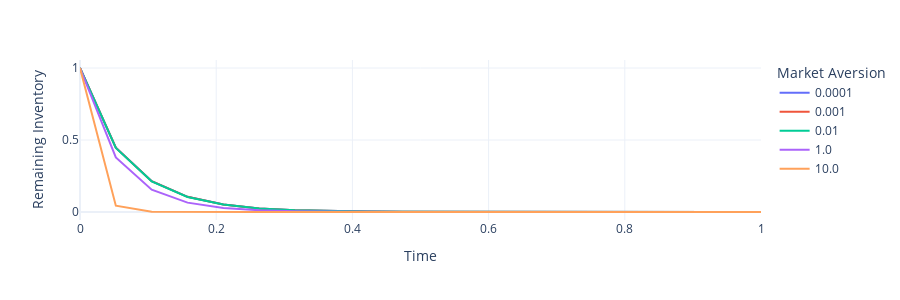

Notebook source saved alongside this figure:
### Code cell
plot_simulation_results(simulation_results)

### Figure 1 — Plotly figure (JSON) as saved in the notebook; plotly's stock layout.template omitted (floating-point values rounded to 4 significant figures)
{"data": [{"hovertemplate": "Market Aversion=0.0001<br>Time=%{x}<br>Remaining Inventory=%{y}<extra></extra>", "legendgroup": "0.0001", "line": {"color": "#636efa", "dash": "solid"}, "marker": {"symbol": "circle"}, "mode": "lines", "name": "0.0001", "orientation": "v", "showlegend": true, "type": "scatter", "x": [0, 0.05263, 0.1053, 0.1579, 0.2105, 0.2632, 0.3158, 0.3684, 0.4211, 0.4737, 0.5263, 0.5789, 0.6316, 0.6842, 0.7368, 0.7895, 0.8421, 0.8947, 0.9474, 1], "xaxis": "x", "y": [1, 0.4462, 0.2139, 0.1053, 0.05169, 0.02517, 0.01216, 0.005831, 0.002777, 0.001314, 0.000618, 0.0002887, 0.000134, 6.181e-05, 2.833e-05, 1.29e-05, 5.833e-06, 2.621e-06, 1.17e-06, 5.188e-07], "yaxis": "y"}, {"hovertemplate": "Market Aversion=0.001<br>Time=%{x}<br>Remaining Inventory=%{y}<extra></extra>", "legendgroup": "0.001", "line": {"color": "#EF553B", "dash": "solid"}, "marker": {"symbol": "circle"}, "mode": "lines", "name": "0.001", "orientation": "v", "showlegend": true, "type": "scatter", "x": [0, 0.05263, 0.1053, 0.1579, 0.2105, 0.2632, 0.3158, 0.3684, 0.4211, 0.4737, 0.5263, 0.5789, 0.6316, 0.6842, 0.7368, 0.7895, 0.8421, 0.8947, 0.9474, 1], "xaxis": "x", "y": [1, 0.4461, 0.2138, 0.1052, 0.05166, 0.02515, 0.01215, 0.005826, 0.002775, 0.001313, 0.0006173, 0.0002884, 0.0001338, 6.173e-05, 2.828e-05, 1.288e-05, 5.823e-06, 2.617e-06, 1.168e-06, 5.179e-07], "yaxis": "y"}, {"hovertemplate": "Market Aversion=0.01<br>Time=%{x}<br>Remaining Inventory=%{y}<extra></extra>", "legendgroup": "0.01", "line": {"color": "#00cc96", "dash": "solid"}, "marker": {"symbol": "circle"}, "mode": "lines", "name": "0.01", "orientation": "v", "showlegend": true, "type": "scatter", "x": [0, 0.05263, 0.1053, 0.1579, 0.2105, 0.2632, 0.3158, 0.3684, 0.4211, 0.4737, 0.5263, 0.5789, 0.6316, 0.6842, 0.7368, 0.7895, 0.8421, 0.8947, 0.9474, 1], "xaxis": "x", "y": [1, 0.4454, 0.2131, 0.1047, 0.05137, 0.02498, 0.01205, 0.005776, 0.002749, 0.001299, 0.0006104, 0.0002849, 0.0001321, 6.088e-05, 2.787e-05, 1.268e-05, 5.728e-06, 2.572e-06, 1.147e-06, 5.08e-07], "yaxis": "y"}, {"hovertemplate": "Market Aversion=1.0<br>Time=%{x}<br>Remaining Inventory=%{y}<extra></extra>", "legendgroup": "1.0", "line": {"color": "#ab63fa", "dash": "solid"}, "marker": {"symbol": "circle"}, "mode": "lines", "name": "1.0", "orientation": "v", "showlegend": true, "type": "scatter", "x": [0, 0.05263, 0.1053, 0.1579, 0.2105, 0.2632, 0.3158, 0.3684, 0.4211, 0.4737, 0.5263, 0.5789, 0.6316, 0.6842, 0.7368, 0.7895, 0.8421, 0.8947, 0.9474, 1], "xaxis": "x", "y": [1, 0.3789, 0.1554, 0.06502, 0.02726, 0.01135, 0.004696, 0.00193, 0.000788, 0.0003195, 0.0001287, 5.146e-05, 2.041e-05, 8.008e-06, 3.108e-06, 1.196e-06, 4.563e-07, 1.727e-07, 6.48e-08, 2.411e-08], "yaxis": "y"}, {"hovertemplate": "Market Aversion=10.0<br>Time=%{x}<br>Remaining Inventory=%{y}<extra></extra>", "legendgroup": "10.0", "line": {"color": "#FFA15A", "dash": "solid"}, "marker": {"symbol": "circle"}, "mode": "lines", "name": "10.0", "orientation": "v", "showlegend": true, "type": "scatter", "x": [0, 0.05263, 0.1053, 0.1579, 0.2105, 0.2632, 0.3158, 0.3684, 0.4211, 0.4737, 0.5263, 0.5789, 0.6316, 0.6842, 0.7368, 0.7895, 0.8421, 0.8947, 0.9474, 1], "xaxis": "x", "y": [1, 0.04352, 0.002111, 0.000102, 4.899e-06, 2.336e-07, 1.106e-08, 5.204e-10, 2.431e-11, 1.128e-12, 5.2e-14, 2.381e-15, 1.083e-16, 4.889e-18, 2.193e-19, 9.772e-21, 4.324e-22, 1.901e-23, 8.298e-25, 3.598e-26], "yaxis": "y"}], "layout": {"height": 300, "legend": {"title": {"text": "Market Aversion"}, "tracegroupgap": 0}, "margin": {"t": 60}, "width": 900, "xaxis": {"anchor": "y", "domain": [0, 1], "range": [0, 1], "title": {"text": "Time"}}, "yaxis": {"anchor": "x", "domain": [0, 1], "title": {"text": "Remaining Inventory"}}}}
